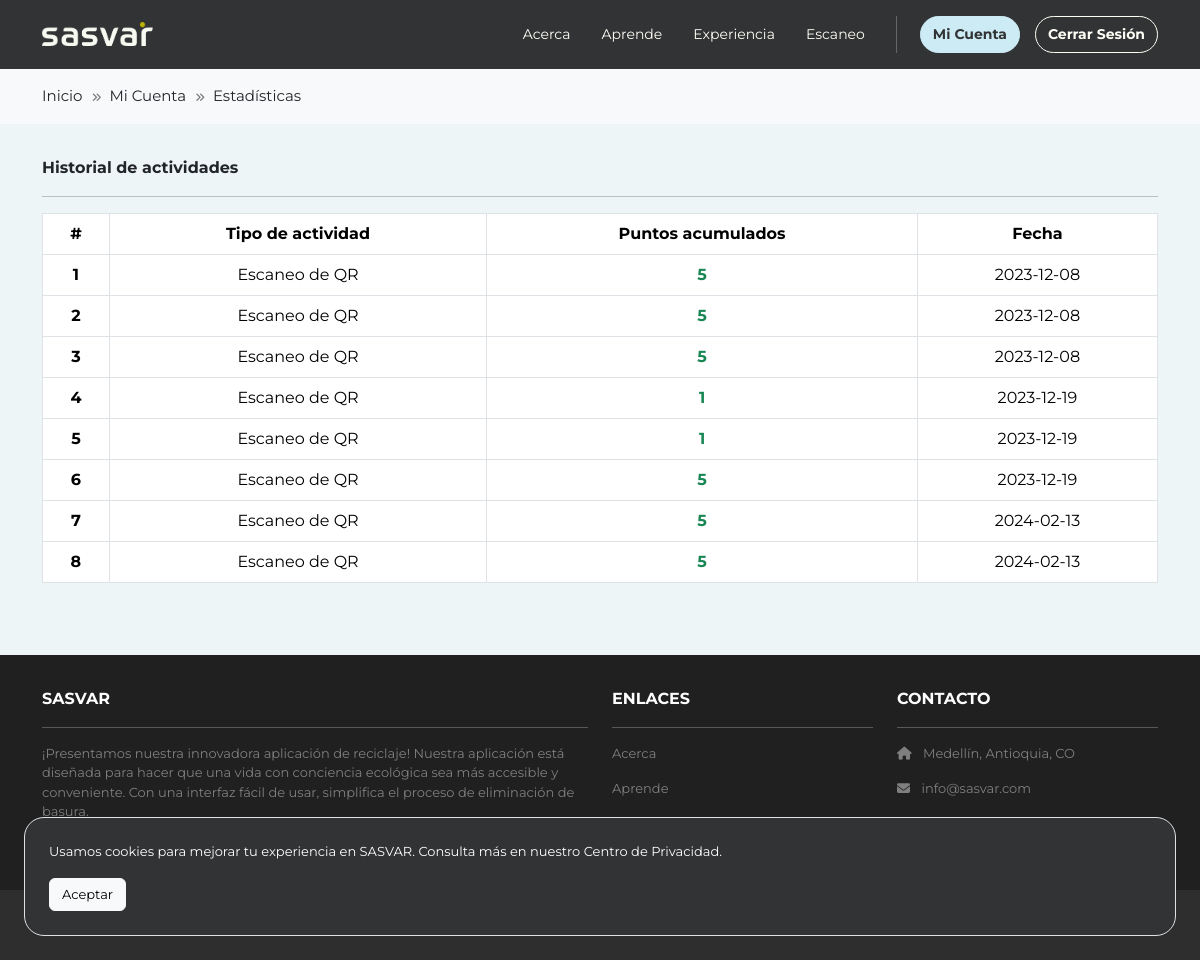
Page /mi-cuenta/estadisticas (signed in) on the earlier database version.
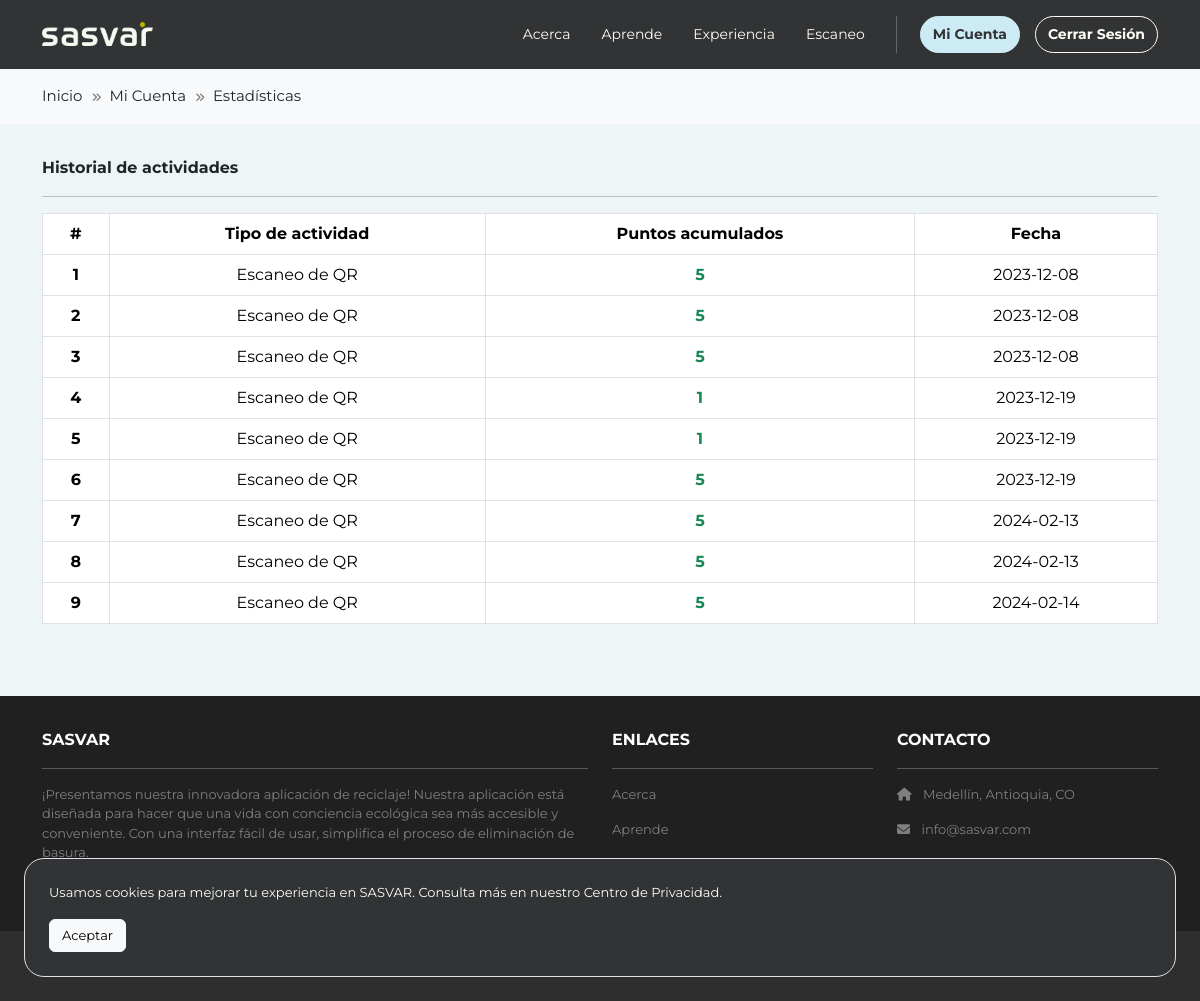
Same page on the later database version.
### accounts/models.py (models this page shows, shortened)
class UserHistory(models.Model):
    created_at = models.DateTimeField(auto_now_add=True)
    type_of_activity = models.CharField(max_length=50, choices=[('QR_SCAN', 'QR Scan')])
    accumulated_points = models.IntegerField(default=0)
    user = models.ForeignKey(User, on_delete=models.CASCADE)

### accounts/views.py (the view)
# urls.py: path('estadisticas', views.stats, name='accounts.stats'),
@login_required
def stats(request):
    viewData = {}
    viewData["title"] = "Mis estadísticas"
    viewData["breadcrumbItems"] = [
        {"name": "Inicio", "route": "home.index"},
        {"name": "Mi Cuenta", "route": "accounts.index"},
        {"name": "Estadísticas", "route": "accounts.stats"},
    ]
    viewData["user_history_entries"] = UserHistory.objects.filter(user=request.user)
    return render(request, 'accounts/stats.html', {"viewData": viewData})

### accounts/templates/accounts/stats.html
{% extends 'base.html' %}
{% block content %}
<div class="p-3">
  <div class="container mb-3">
    <div class="row mt-3">
      <div class="mx-auto mb-4">
        <b>Historial de actividades</b>
        <hr />
        <table class="table table-bordered table-center">
          <thead>
            <tr>
              <th scope="col">#</th>
              <th scope="col">Tipo de actividad</th>
              <th scope="col">Puntos acumulados</th>
              <th scope="col">Fecha</th>
            </tr>
          </thead>
          <tbody>
            {% for entry in viewData.user_history_entries %}
            <tr>
              <th scope="row">{{ forloop.counter }}</th>
              <td>Escaneo de QR</td>
              <td><span class="fw-bold text-success">{{ entry.accumulated_points }}</span></td>
              <td>{{ entry.created_at|date:"Y-m-d" }}</td>
            </tr>
            {% endfor %}
          </tbody>
        </table>
      </div>
    </div>
  </div>
</div>
{% endblock content %}

Differences in the rows shown:
added UserHistory: accumulated_points "5", created_at "2024-02-14"
